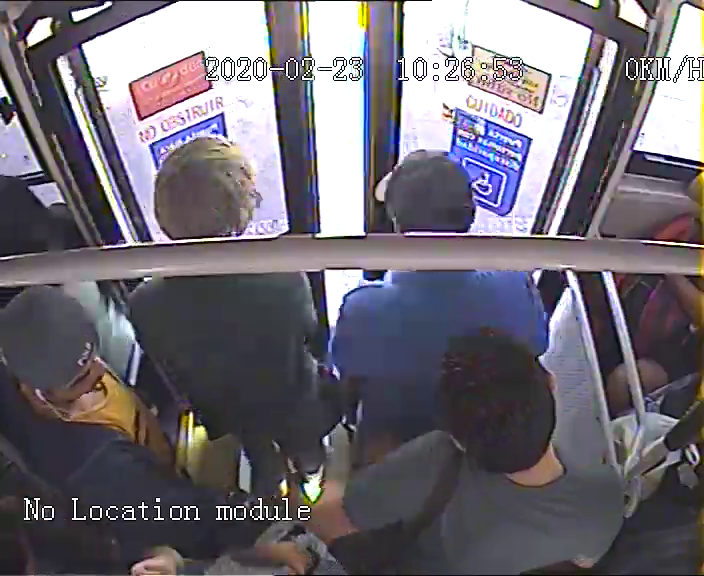
#> input picture frame 56 of videos/prueba2.mp4, 704 x 576 px, given in place of flood.mp4, which was not available
$ python floodfill.py
#> lines starting #> are read from the running program, lines starting #| are printed output that depends on the picture; after the words box and inside, x2 and y2 are one past the last pixel; in counts of white or black regions, pixels touching at a corner belong together; pictures that were not available may be replaced by others from this repository, and a replacement may not be noted

import cv2
import numpy as np
import time
#fourcc = cv2.VideoWriter_fourcc(*'XVID')
#out = cv2.VideoWriter("./output1.avi", fourcc, 10.0,(416, 416))
class floodfill:
    def __init__(self,start_pixel,yolo_dim,memory_len):
        self.start_pixel=start_pixel
        self.yolo_dim = yolo_dim
        self.diff = (3,3,3)
        self.memory = np.array([])
        self.memory_len = memory_len
    def process(self,frame):
        self.img = frame.copy()[:70,:] #largo para abajo
        height, width, channels = self.img.shape
        self.mask = np.zeros((height+2, width+2), np.uint8)
        self.res = cv2.floodFill(self.img, self.mask, self.start_pixel, (0,255,255), self.diff, self.diff)
        self.add_to_memory(self.res)
        return self.res,self.img
    def add_to_memory(self,res):

        if len(self.memory)<self.memory_len:
            self.memory=np.concatenate((self.memory,[self.vote(res)]))
        else:
            self.memory = np.delete(self.memory, 0)
            self.memory=np.concatenate((self.memory,[self.vote(res)]))

    def vote(self,res):
        if res[0] > 2000:
            return 1
        else:
            return 0


cap = cv2.VideoCapture('flood.mp4')

flood1 = floodfill((180,22),(416,416),15)
flood2 = floodfill((211,22),(416,416),15)
flood3 = floodfill((197,24),(416,416),15)
flood4 = floodfill((273,20),(416,416),17)
flood5 = floodfill((111,37),(416,416),17)
while(cap.isOpened()):
# Capture frame-by-frame
    start = time.time()
    ret, frame = cap.read()
#> frame is the input picture: shape (576, 704, 3); mean B, G, R 116.3, 107.3, 112.2


    if ret == True:
        frame = cv2.resize(frame,(416,416))
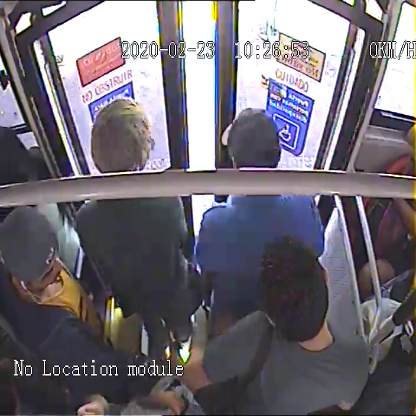
#> frame: shape (416, 416, 3); mean B, G, R 116.2, 107.2, 112.1

        res ,img= flood1.process(frame)
#> in process, `self.img = frame.copy()[:70,:]`:
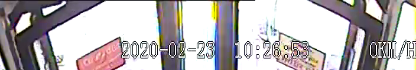
#> self.img: shape (70, 416, 3); mean B, G, R 180.7, 178.9, 184.1
#> in process, `self.res = cv2.floodFill(self.img, self.mask, self.start_pixel, (0,255..`: self.img: shape (70, 416, 3); 0.01% of pixels changed, all inside (x1, y1, x2, y2) = (180, 21, 181, 23)
#> in add_to_memory, `self.memory=np.concatenate((self.memory,[self.vote(res)]))`: self.memory = [0]
        res2 ,img2= flood2.process(frame)
        res3 ,img3= flood3.process(frame)
        res4 ,img4= flood4.process(frame)
#> in process (call 4), `self.res = cv2.floodFill(self.img, self.mask, self.start_pixel, (0,255..`: self.img: shape (70, 416, 3); under 0.01% of pixels changed, all inside (x1, y1, x2, y2) = (273, 20, 274, 21)
        res5 ,img5= flood5.process(frame)
#> in process (call 5), `self.res = cv2.floodFill(self.img, self.mask, self.start_pixel, (0,255..`:
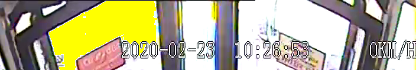
#> self.img: shape (70, 416, 3); mean B, G, R 144.5, 178.9, 184.1
        #Detection
        #frame = frame * mask
        # Display the resulting frame

        vote = 0
        if flood1.memory.sum() >= 8: vote+=1
        if flood3.memory.sum() >= 8: vote+=1
        if flood2.memory.sum() >= 8: vote+=1
        if flood4.memory.sum() >= 8: vote+=1
        if flood5.memory.sum() >= 8: vote+=1

        if vote >=3:
            text_door = 'open'
        else:
            text_door = 'closed'

        frame = cv2.putText(frame, text_door, (50, 50), cv2.FONT_HERSHEY_SIMPLEX ,1, (0, 255, 0) , 2, cv2.LINE_AA)
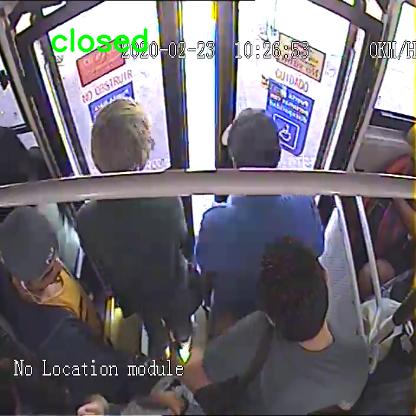
#> frame: shape (416, 416, 3); 0.71% of pixels changed, all inside (x1, y1, x2, y2) = (51, 28, 148, 53)

        cv2.imshow('floodfill',img)
        cv2.imshow('floodfill2',img2)
        cv2.imshow('floodfill3',img3)
        cv2.imshow('floodfill4',img4)
        cv2.imshow('floodfill5',img5)
        cv2.imshow('frame',frame)

        if cv2.waitKey(25) & 0xFF == ord('q'):
#> (key q is pressed here)
          break

    else:
        break
cap.release()
#out.release()

$ run again, starting later in the video
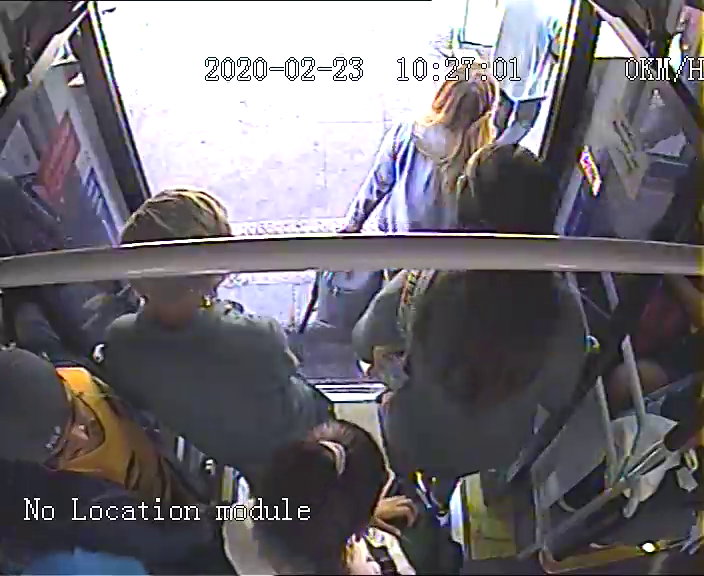
#> input picture frame 255 of videos/prueba2.mp4, 704 x 576 px, given in place of flood.mp4, which was not available
#> frame is the input picture: shape (576, 704, 3); mean B, G, R 115.1, 108.9, 112.5
#> in process, `self.res = cv2.floodFill(self.img, self.mask, self.start_pixel, (0,255..`:
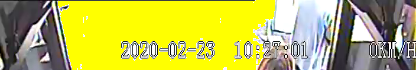
#> self.img: shape (70, 416, 3); mean B, G, R 82.2, 187.2, 188.2
#> self.memory = [1]
#> `frame = cv2.putText(frame, text_door, (50, 50), cv2.FONT_HERSHEY_SIMPL..`:
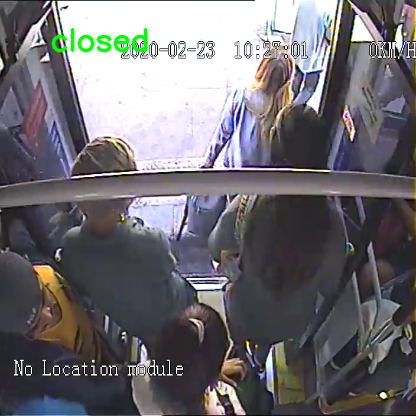
#> frame: shape (416, 416, 3); mean B, G, R 113.9, 109, 111.3

$ run again, starting later in the video
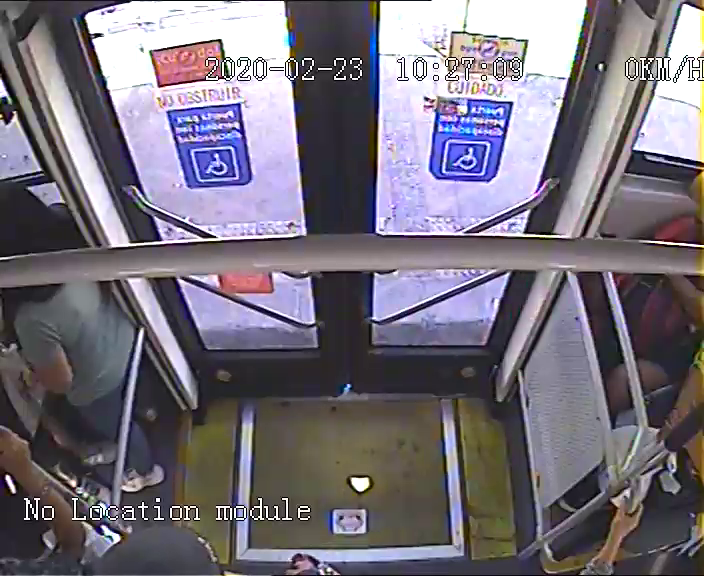
#> input picture frame 453 of videos/prueba2.mp4, 704 x 576 px, given in place of flood.mp4, which was not available
#> frame is the input picture: shape (576, 704, 3); mean B, G, R 123.4, 112.2, 118
#> in process, `self.res = cv2.floodFill(self.img, self.mask, self.start_pixel, (0,255..`:
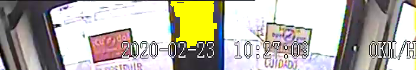
#> self.img: shape (70, 416, 3); mean B, G, R 167.4, 178, 183
#> self.memory = [0]
#> `frame = cv2.putText(frame, text_door, (50, 50), cv2.FONT_HERSHEY_SIMPL..`:
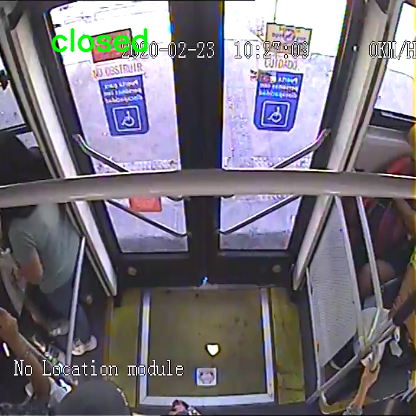
#> frame: shape (416, 416, 3); mean B, G, R 122.4, 112.5, 116.9
